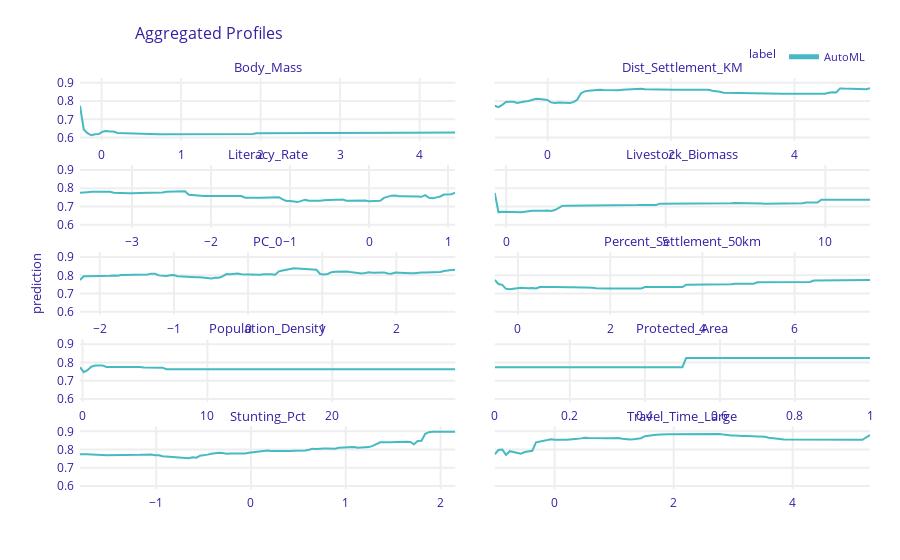

The code cell stored with this chart in its notebook:
### Code cell
# Looking at the zero model
exp = Explainer(model = zero_model, data = X_zero, y = y)
ale = exp.model_profile(type = 'accumulated', N = data.shape[0], random_state = 1693)

ale.plot()
